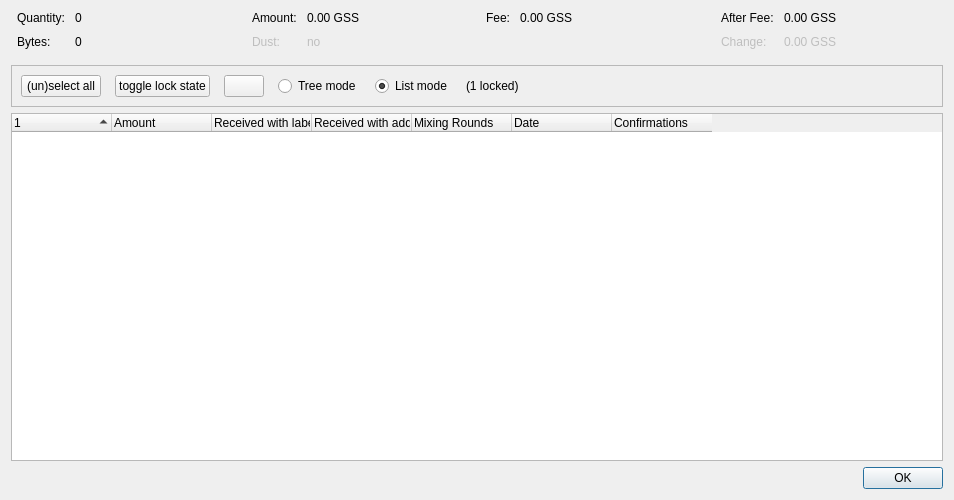
<?xml version="1.0" encoding="UTF-8"?>
<ui version="4.0">
 <class>CoinControlDialog</class>
 <widget class="QDialog" name="CoinControlDialog">
  <property name="geometry">
   <rect>
    <x>0</x>
    <y>0</y>
    <width>954</width>
    <height>500</height>
   </rect>
  </property>
  <property name="windowTitle">
   <string>Coin Selection</string>
  </property>
  <layout class="QVBoxLayout" name="verticalLayout">
   <item>
    <layout class="QHBoxLayout" name="horizontalLayoutTop" stretch="0,0,0,0">
     <property name="topMargin">
      <number>0</number>
     </property>
     <property name="bottomMargin">
      <number>10</number>
     </property>
     <item>
      <layout class="QFormLayout" name="formLayoutCoinControl1">
       <property name="horizontalSpacing">
        <number>10</number>
       </property>
       <property name="verticalSpacing">
        <number>10</number>
       </property>
       <property name="leftMargin">
        <number>6</number>
       </property>
       <property name="rightMargin">
        <number>6</number>
       </property>
       <item row="0" column="0">
        <widget class="QLabel" name="labelCoinControlQuantityText">
         <property name="text">
          <string>Quantity:</string>
         </property>
        </widget>
       </item>
       <item row="0" column="1">
        <widget class="QLabel" name="labelCoinControlQuantity">
         <property name="cursor">
          <cursorShape>IBeamCursor</cursorShape>
         </property>
         <property name="contextMenuPolicy">
          <enum>Qt::ActionsContextMenu</enum>
         </property>
         <property name="text">
          <string notr="true">0</string>
         </property>
         <property name="textInteractionFlags">
          <set>Qt::LinksAccessibleByMouse|Qt::TextSelectableByKeyboard|Qt::TextSelectableByMouse</set>
         </property>
        </widget>
       </item>
       <item row="1" column="0">
        <widget class="QLabel" name="labelCoinControlBytesText">
         <property name="text">
          <string>Bytes:</string>
         </property>
        </widget>
       </item>
       <item row="1" column="1">
        <widget class="QLabel" name="labelCoinControlBytes">
         <property name="cursor">
          <cursorShape>IBeamCursor</cursorShape>
         </property>
         <property name="contextMenuPolicy">
          <enum>Qt::ActionsContextMenu</enum>
         </property>
         <property name="text">
          <string notr="true">0</string>
         </property>
         <property name="textInteractionFlags">
          <set>Qt::LinksAccessibleByMouse|Qt::TextSelectableByKeyboard|Qt::TextSelectableByMouse</set>
         </property>
        </widget>
       </item>
      </layout>
     </item>
     <item>
      <layout class="QFormLayout" name="formLayoutCoinControl2">
       <property name="horizontalSpacing">
        <number>10</number>
       </property>
       <property name="verticalSpacing">
        <number>10</number>
       </property>
       <property name="leftMargin">
        <number>6</number>
       </property>
       <property name="rightMargin">
        <number>6</number>
       </property>
       <item row="0" column="0">
        <widget class="QLabel" name="labelCoinControlAmountText">
         <property name="text">
          <string>Amount:</string>
         </property>
        </widget>
       </item>
       <item row="0" column="1">
        <widget class="QLabel" name="labelCoinControlAmount">
         <property name="cursor">
          <cursorShape>IBeamCursor</cursorShape>
         </property>
         <property name="contextMenuPolicy">
          <enum>Qt::ActionsContextMenu</enum>
         </property>
         <property name="text">
          <string notr="true">0.00 GSS</string>
         </property>
         <property name="textInteractionFlags">
          <set>Qt::LinksAccessibleByMouse|Qt::TextSelectableByKeyboard|Qt::TextSelectableByMouse</set>
         </property>
        </widget>
       </item>
       <item row="1" column="0">
        <widget class="QLabel" name="labelCoinControlLowOutputText">
         <property name="enabled">
          <bool>false</bool>
         </property>
         <property name="text">
          <string>Dust:</string>
         </property>
        </widget>
       </item>
       <item row="1" column="1">
        <widget class="QLabel" name="labelCoinControlLowOutput">
         <property name="enabled">
          <bool>false</bool>
         </property>
         <property name="cursor">
          <cursorShape>IBeamCursor</cursorShape>
         </property>
         <property name="contextMenuPolicy">
          <enum>Qt::ActionsContextMenu</enum>
         </property>
         <property name="text">
          <string notr="true">no</string>
         </property>
         <property name="textInteractionFlags">
          <set>Qt::LinksAccessibleByMouse|Qt::TextSelectableByKeyboard|Qt::TextSelectableByMouse</set>
         </property>
        </widget>
       </item>
      </layout>
     </item>
     <item>
      <layout class="QFormLayout" name="formLayoutCoinControl3">
       <property name="horizontalSpacing">
        <number>10</number>
       </property>
       <property name="verticalSpacing">
        <number>10</number>
       </property>
       <property name="leftMargin">
        <number>6</number>
       </property>
       <property name="rightMargin">
        <number>6</number>
       </property>
       <item row="0" column="0">
        <widget class="QLabel" name="labelCoinControlFeeText">
         <property name="text">
          <string>Fee:</string>
         </property>
        </widget>
       </item>
       <item row="0" column="1">
        <widget class="QLabel" name="labelCoinControlFee">
         <property name="cursor">
          <cursorShape>IBeamCursor</cursorShape>
         </property>
         <property name="contextMenuPolicy">
          <enum>Qt::ActionsContextMenu</enum>
         </property>
         <property name="text">
          <string notr="true">0.00 GSS</string>
         </property>
         <property name="textInteractionFlags">
          <set>Qt::LinksAccessibleByMouse|Qt::TextSelectableByKeyboard|Qt::TextSelectableByMouse</set>
         </property>
        </widget>
       </item>
      </layout>
     </item>
     <item>
      <layout class="QFormLayout" name="formLayoutCoinControl4">
       <property name="horizontalSpacing">
        <number>10</number>
       </property>
       <property name="verticalSpacing">
        <number>10</number>
       </property>
       <property name="leftMargin">
        <number>6</number>
       </property>
       <property name="rightMargin">
        <number>6</number>
       </property>
       <item row="0" column="0">
        <widget class="QLabel" name="labelCoinControlAfterFeeText">
         <property name="text">
          <string>After Fee:</string>
         </property>
        </widget>
       </item>
       <item row="0" column="1">
        <widget class="QLabel" name="labelCoinControlAfterFee">
         <property name="cursor">
          <cursorShape>IBeamCursor</cursorShape>
         </property>
         <property name="contextMenuPolicy">
          <enum>Qt::ActionsContextMenu</enum>
         </property>
         <property name="text">
          <string notr="true">0.00 GSS</string>
         </property>
         <property name="textInteractionFlags">
          <set>Qt::LinksAccessibleByMouse|Qt::TextSelectableByKeyboard|Qt::TextSelectableByMouse</set>
         </property>
        </widget>
       </item>
       <item row="1" column="0">
        <widget class="QLabel" name="labelCoinControlChangeText">
         <property name="enabled">
          <bool>false</bool>
         </property>
         <property name="text">
          <string>Change:</string>
         </property>
        </widget>
       </item>
       <item row="1" column="1">
        <widget class="QLabel" name="labelCoinControlChange">
         <property name="enabled">
          <bool>false</bool>
         </property>
         <property name="cursor">
          <cursorShape>IBeamCursor</cursorShape>
         </property>
         <property name="contextMenuPolicy">
          <enum>Qt::ActionsContextMenu</enum>
         </property>
         <property name="text">
          <string notr="true">0.00 GSS</string>
         </property>
         <property name="textInteractionFlags">
          <set>Qt::LinksAccessibleByMouse|Qt::TextSelectableByKeyboard|Qt::TextSelectableByMouse</set>
         </property>
        </widget>
       </item>
      </layout>
     </item>
    </layout>
   </item>
   <item>
    <widget class="QFrame" name="frame">
     <property name="minimumSize">
      <size>
       <width>0</width>
       <height>40</height>
      </size>
     </property>
     <property name="frameShape">
      <enum>QFrame::StyledPanel</enum>
     </property>
     <property name="frameShadow">
      <enum>QFrame::Sunken</enum>
     </property>
     <layout class="QHBoxLayout" name="horizontalLayout">
      <item>
       <layout class="QHBoxLayout" name="horizontalLayoutPanel" stretch="0,0,0,0,0,0,0">
        <property name="spacing">
         <number>14</number>
        </property>
        <item>
         <widget class="QPushButton" name="pushButtonSelectAll">
          <property name="sizePolicy">
           <sizepolicy hsizetype="Maximum" vsizetype="Fixed">
            <horstretch>0</horstretch>
            <verstretch>0</verstretch>
           </sizepolicy>
          </property>
          <property name="text">
           <string>(un)select all</string>
          </property>
          <property name="autoDefault">
           <bool>false</bool>
          </property>
         </widget>
        </item>
        <item>
         <widget class="QPushButton" name="pushButtonToggleLock">
          <property name="sizePolicy">
           <sizepolicy hsizetype="Maximum" vsizetype="Fixed">
            <horstretch>0</horstretch>
            <verstretch>0</verstretch>
           </sizepolicy>
          </property>
          <property name="text">
           <string>toggle lock state</string>
          </property>
          <property name="autoDefault">
           <bool>false</bool>
          </property>
         </widget>
        </item>
        <item>
         <widget class="QPushButton" name="hideButton">
          <property name="sizePolicy">
           <sizepolicy hsizetype="Maximum" vsizetype="Fixed">
            <horstretch>0</horstretch>
            <verstretch>0</verstretch>
           </sizepolicy>
          </property>
          <property name="text">
           <string/>
          </property>
          <property name="autoDefault">
           <bool>false</bool>
          </property>
         </widget>
        </item>
        <item>
         <widget class="QRadioButton" name="radioTreeMode">
          <property name="sizePolicy">
           <sizepolicy hsizetype="Maximum" vsizetype="Fixed">
            <horstretch>0</horstretch>
            <verstretch>0</verstretch>
           </sizepolicy>
          </property>
          <property name="text">
           <string>Tree mode</string>
          </property>
         </widget>
        </item>
        <item>
         <widget class="QRadioButton" name="radioListMode">
          <property name="sizePolicy">
           <sizepolicy hsizetype="Maximum" vsizetype="Fixed">
            <horstretch>0</horstretch>
            <verstretch>0</verstretch>
           </sizepolicy>
          </property>
          <property name="text">
           <string>List mode</string>
          </property>
          <property name="checked">
           <bool>true</bool>
          </property>
         </widget>
        </item>
        <item>
         <widget class="QLabel" name="labelLocked">
          <property name="text">
           <string>(1 locked)</string>
          </property>
         </widget>
        </item>
        <item>
         <spacer name="horizontalSpacer">
          <property name="orientation">
           <enum>Qt::Horizontal</enum>
          </property>
          <property name="sizeHint" stdset="0">
           <size>
            <width>40</width>
            <height>20</height>
           </size>
          </property>
         </spacer>
        </item>
       </layout>
      </item>
     </layout>
    </widget>
   </item>
   <item>
    <widget class="CoinControlTreeWidget" name="treeWidget">
     <property name="contextMenuPolicy">
      <enum>Qt::CustomContextMenu</enum>
     </property>
     <property name="sortingEnabled">
      <bool>false</bool>
     </property>
     <property name="columnCount">
      <number>7</number>
     </property>
     <attribute name="headerShowSortIndicator" stdset="0">
      <bool>true</bool>
     </attribute>
     <attribute name="headerStretchLastSection">
      <bool>false</bool>
     </attribute>
     <column>
      <property name="text">
       <string/>
      </property>
     </column>
     <column>
      <property name="text">
       <string>Amount</string>
      </property>
     </column>
     <column>
      <property name="text">
       <string>Received with label</string>
      </property>
     </column>
     <column>
      <property name="text">
       <string>Received with address</string>
      </property>
     </column>
     <column>
      <property name="text">
       <string>Mixing Rounds</string>
      </property>
     </column>
     <column>
      <property name="text">
       <string>Date</string>
      </property>
     </column>
     <column>
      <property name="text">
       <string>Confirmations</string>
      </property>
      <property name="toolTip">
       <string>Confirmed</string>
      </property>
     </column>
    </widget>
   </item>
   <item>
    <widget class="QDialogButtonBox" name="buttonBox">
     <property name="orientation">
      <enum>Qt::Horizontal</enum>
     </property>
     <property name="standardButtons">
      <set>QDialogButtonBox::Ok</set>
     </property>
    </widget>
   </item>
  </layout>
 </widget>
 <customwidgets>
  <customwidget>
   <class>CoinControlTreeWidget</class>
   <extends>QTreeWidget</extends>
   <header>qt/coincontroltreewidget.h</header>
  </customwidget>
 </customwidgets>
 <resources/>
 <connections/>
</ui>
